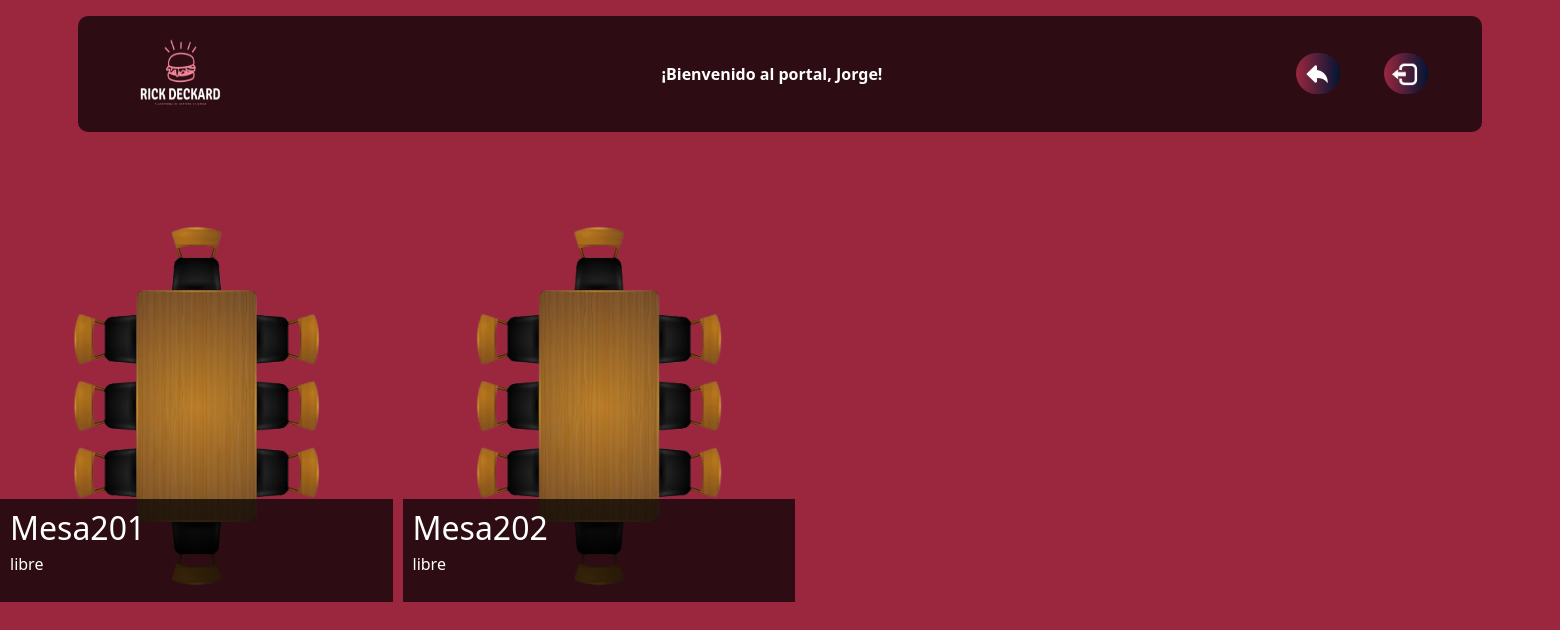
The page /terrazas/terraza.php?id=2 (signed in) on the database as committed earlier.
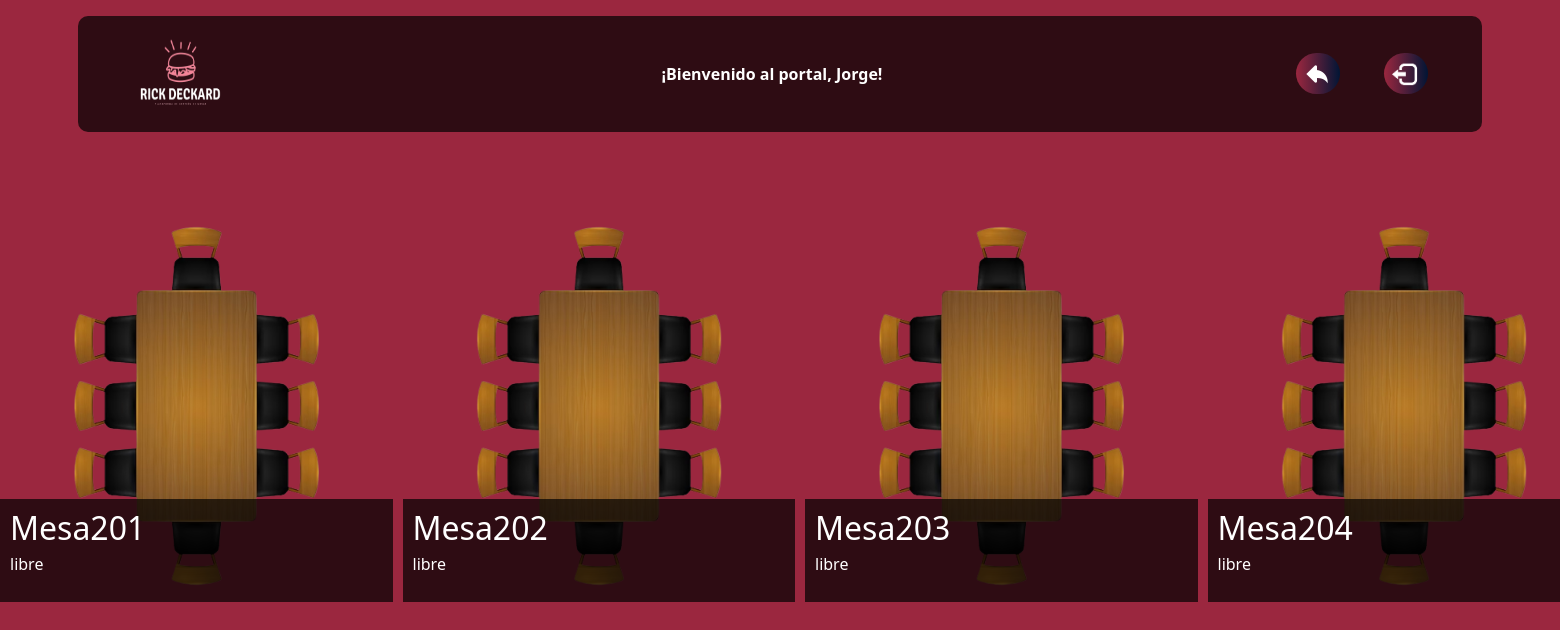
The same page on the database as committed later.
### tables this page shows
CREATE TABLE mesas (
    id_mesa INT PRIMARY KEY,
    numero_mesa INT,
    id_sala INT,
    estado ENUM('libre','ocupada') DEFAULT ('libre'),    
    FOREIGN KEY (id_sala) REFERENCES salas(id_sala)      
);

### terrazas/terraza.php (the view, shortened to what this page needs)
<!DOCTYPE html>
<html lang="en">
<head>
    <link rel="stylesheet" href="../css/terraza.css">
    <link href="https://cdn.jsdelivr.net/npm/bootstrap@5.0.2/dist/css/bootstrap.min.css" rel="stylesheet">
</head>
<body>
    <nav class="navbar navbar-light bg-lights position-top">
        <div class="container">
            <a class="navbar-brand " href="../mostra.php">
                <img src="../img/LOGORICK _Blanco.png" alt="" width="100" height="90">
            </a>
            <div class="saludo">
            <b>¡Bienvenido al portal, <?php echo $_SESSION['user'];?>!</b>
            </div>
            <div>
            <a href="javascript:history.back()"><button class="atrasboton"><img class="atrasimg" src="../img/atras.png" alt=""></button></a>
            <a href="../inc/salir.php"><button class="logoutboton"><img class="logoutimg" src="../img/LOGOUT.png" alt=""></button></a>
            </div>
        </div>
    </nav>
    <?php
    if (isset($_GET['id'])) {
        include './../inc/conexion.php';
        $id = trim(mysqli_real_escape_string($conn,$_GET['id']));
        $sql = "SELECT * FROM mesas WHERE id_sala = ?";
        $stmt = mysqli_prepare($conn,$sql);
        mysqli_stmt_bind_param($stmt, "s",$id);
        mysqli_stmt_execute($stmt);
        $res = mysqli_stmt_get_result($stmt);
        echo '<div class="image-grid">';
        foreach ($res as $mesa) {
            echo'<a><div class="image-item">';
            if ($mesa['estado'] == "ocupada") {
                echo '<img class="filtro" src="../img/mesas.png" alt="Imagen 1">';
                echo '<div class="image-text"><h2> Mesa'.$mesa['numero_mesa'].'</h2>';
                echo '<p class="diss">'.$mesa['estado'].'</p>';
            }else{
                echo '<img class="" src="../img/mesas.png" alt="Imagen 1">';
                echo '<div class="image-text"><h2> Mesa'.$mesa['numero_mesa'].'</h2>';
                echo '<p>'.$mesa['estado'].'</p>';
            }
            echo '</div></div></a>';
        }
    }else{
    }
    ?>
</body>
</html>

Rows that differ between the two databases and show on the page:
now on this page (row edited): mesas: numero_mesa "203", estado "libre"
now on this page (row edited): mesas: numero_mesa "204", estado "libre"
